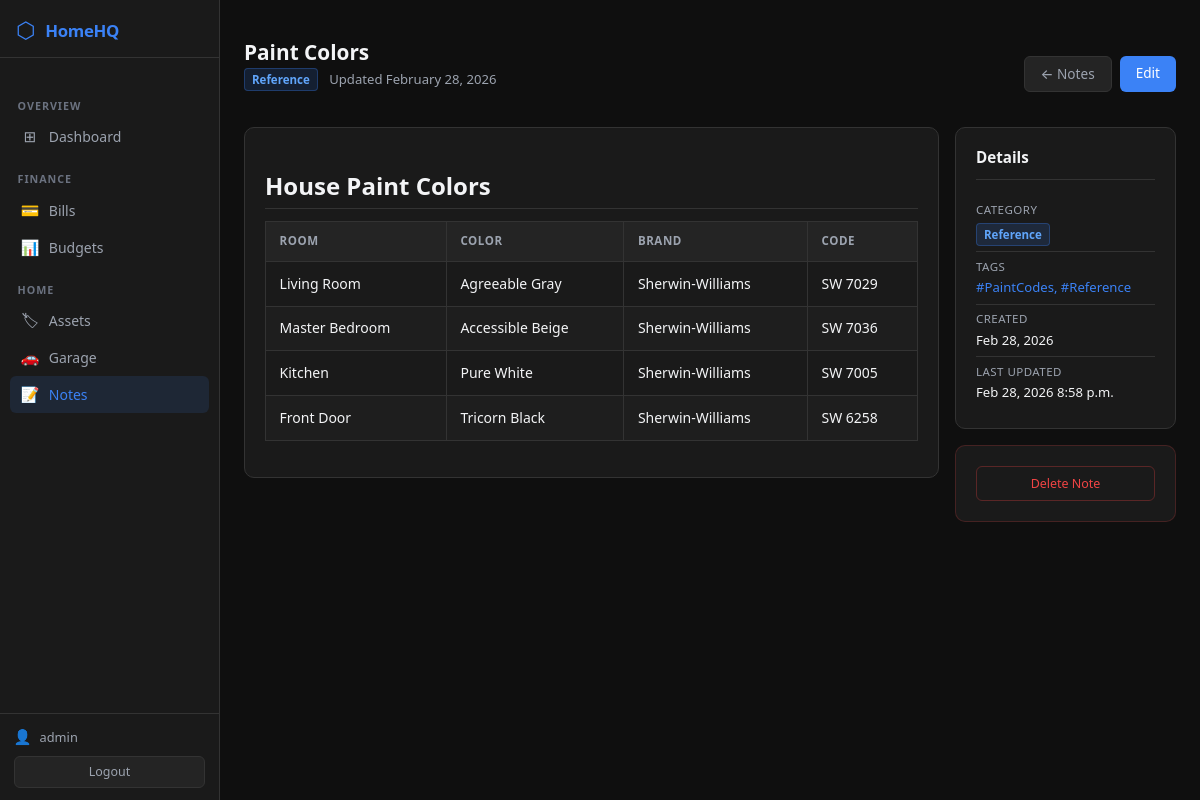
Page /notes/3/ (signed in) on the committed database.
### notes/models.py (models this page shows, shortened)
class Note(models.Model):
    title = models.CharField(max_length=300)
    body = models.TextField(help_text="Supports Markdown")
    category = models.ForeignKey(NoteCategory, on_delete=models.SET_NULL, null=True, blank=True, related_name='notes')
    tags = models.CharField(max_length=500, blank=True, help_text="Comma-separated tags e.g. #Emergency, #PaintCodes")
    created_at = models.DateTimeField(default=timezone.now)
    updated_at = models.DateTimeField(auto_now=True)
    class Meta:
        ordering = ['-updated_at']

class NoteCategory(models.Model):
    name = models.CharField(max_length=100, unique=True)
    color = models.CharField(max_length=7, default='#3B82F6')
    def __str__(self):
        return self.name
    class Meta:
        verbose_name_plural = 'Note Categories'

### notes/views.py (the view)
# urls.py: path('<int:pk>/', views.note_detail, name='note_detail'),
@login_required
def note_detail(request, pk):
    note = get_object_or_404(Note, pk=pk)
    body_html = render_markdown(note.body)
    return render(request, 'notes/note_detail.html', {
        'note': note,
        'body_html': body_html,
    })

### notes/views.py (called while the page is built)
def render_markdown(text):
    html = md.markdown(text, extensions=MD_EXTENSIONS)
    return mark_safe(html)

### templates/notes/note_detail.html (shortened to what this page needs)
{% extends 'base.html' %}
{% block content %}
<div class="page-header mt-3">
  <div>
    <h1 class="page-title">{{ note.title }}</h1>
    <p class="page-subtitle">
      {% if note.category %}<span class="badge-hq-blue" style="margin-right:0.5rem;">{{ note.category }}</span>{% endif %}
      Updated {{ note.updated_at|date:"F j, Y" }}
    </p>
  </div>
  <div class="d-flex gap-2">
    <a href="{% url 'note_list' %}" class="btn-hq-secondary text-decoration-none">← Notes</a>
    <a href="{% url 'note_edit' note.pk %}" class="btn-hq-primary text-decoration-none">Edit</a>
  </div>
</div>
<div class="row g-3">
  <div class="col-md-9">
    <div class="card-hq">
      <div class="markdown-body">
        {{ body_html }}
      </div>
    </div>
  </div>
  <div class="col-md-3">
    <div class="card-hq">
      <div class="card-hq-header"><h2 class="card-hq-title">Details</h2></div>
      <div style="font-size:0.82rem;">
        {% if note.category %}
        <div style="padding:0.35rem 0; border-bottom:1px solid var(--border);">
          <div class="text-muted-hq" style="font-size:0.72rem; text-transform:uppercase; letter-spacing:0.04em;">Category</div>
          <span class="badge-hq-blue mt-1">{{ note.category }}</span>
        </div>
        {% endif %}
        {% if note.tags %}
        <div style="padding:0.35rem 0; border-bottom:1px solid var(--border);">
          <div class="text-muted-hq" style="font-size:0.72rem; text-transform:uppercase; letter-spacing:0.04em;">Tags</div>
          <div style="color:var(--accent-blue); margin-top:0.2rem; word-break:break-word;">{{ note.tags }}</div>
        </div>
        {% endif %}
        <div style="padding:0.35rem 0; border-bottom:1px solid var(--border);">
          <div class="text-muted-hq" style="font-size:0.72rem; text-transform:uppercase; letter-spacing:0.04em;">Created</div>
          <div style="margin-top:0.2rem;">{{ note.created_at|date:"M j, Y" }}</div>
        </div>
        <div style="padding:0.35rem 0;">
          <div class="text-muted-hq" style="font-size:0.72rem; text-transform:uppercase; letter-spacing:0.04em;">Last Updated</div>
          <div style="margin-top:0.2rem;">{{ note.updated_at|date:"M j, Y g:i a" }}</div>
        </div>
      </div>
    </div>
    <div class="card-hq mt-2" style="border-color:rgba(239,68,68,0.2);">
      <form method="post" action="{% url 'note_delete' note.pk %}" onsubmit="return confirm('Delete this note permanently?');">
        <button type="submit" class="btn-hq-danger" style="width:100%; padding:0.45rem;">Delete Note</button>
      </form>
    </div>
  </div>
</div>
{% endblock %}

### templates/base.html (shortened to what this page needs)
{% load static %}
<!DOCTYPE html>
<html lang="en">
<head>
  <link rel="stylesheet" href="{% static 'css/bootstrap.min.css' %}">
  <link rel="stylesheet" href="{% static 'css/homehq.css' %}">
</head>
<body>
<div class="shell">
  <aside class="sidebar">
    <a class="sidebar-brand text-decoration-none" href="{% url 'dashboard' %}">
      <span class="sidebar-brand-icon">⬡</span>
      <span class="sidebar-brand-text">HomeHQ</span>
    </a>
    <nav class="sidebar-nav mt-3">
      <div class="sidebar-section-label">Overview</div>
      <a class="sidebar-link text-decoration-none {% if request.resolver_match.url_name == 'dashboard' %}active{% endif %}"
         href="{% url 'dashboard' %}">
        <span class="sidebar-icon">⊞</span> Dashboard
      </a>
      <div class="sidebar-section-label">Finance</div>
      <a class="sidebar-link text-decoration-none {% if 'bills' in request.path %}active{% endif %}"
         href="{% url 'bill_list' %}">
        <span class="sidebar-icon">💳</span> Bills
      </a>
      <a class="sidebar-link text-decoration-none {% if 'budgets' in request.path %}active{% endif %}"
         href="{% url 'budget_list' %}">
        <span class="sidebar-icon">📊</span> Budgets
      </a>
      <div class="sidebar-section-label">Home</div>
      <a class="sidebar-link text-decoration-none {% if 'assets' in request.path %}active{% endif %}"
         href="{% url 'asset_list' %}">
        <span class="sidebar-icon">🏷</span> Assets
      </a>
      <a class="sidebar-link text-decoration-none {% if 'vehicles' in request.path %}active{% endif %}"
         href="{% url 'vehicle_list' %}">
        <span class="sidebar-icon">🚗</span> Garage
      </a>
      <a class="sidebar-link text-decoration-none {% if 'notes' in request.path %}active{% endif %}"
         href="{% url 'note_list' %}">
        <span class="sidebar-icon">📝</span> Notes
      </a>
    </nav>
    <div class="sidebar-footer">
      <div class="sidebar-user">
        <span class="sidebar-user-icon">👤</span>
        <span class="sidebar-username">{{ request.user.username }}</span>
      </div>
      <form method="post" action="{% url 'logout' %}" style="margin:0;">
        <button type="submit" class="sidebar-logout-btn">Logout</button>
      </form>
    </div>
  </aside>
  <div class="main-area">
    <div class="page-container">
      {% block content %}{% endblock %}
    </div>
  </div>
</div>
</body>
</html>

### rows in the picture
Note: title "Paint Colors", category "Reference", updated_at "February 28, 2026", tags "#PaintCodes, #Reference", created_at "Feb 28, 2026", updated_at "Feb 28, 2026 8:58 p.m."

### other values in the picture
{{ request.user.username }} "admin"
